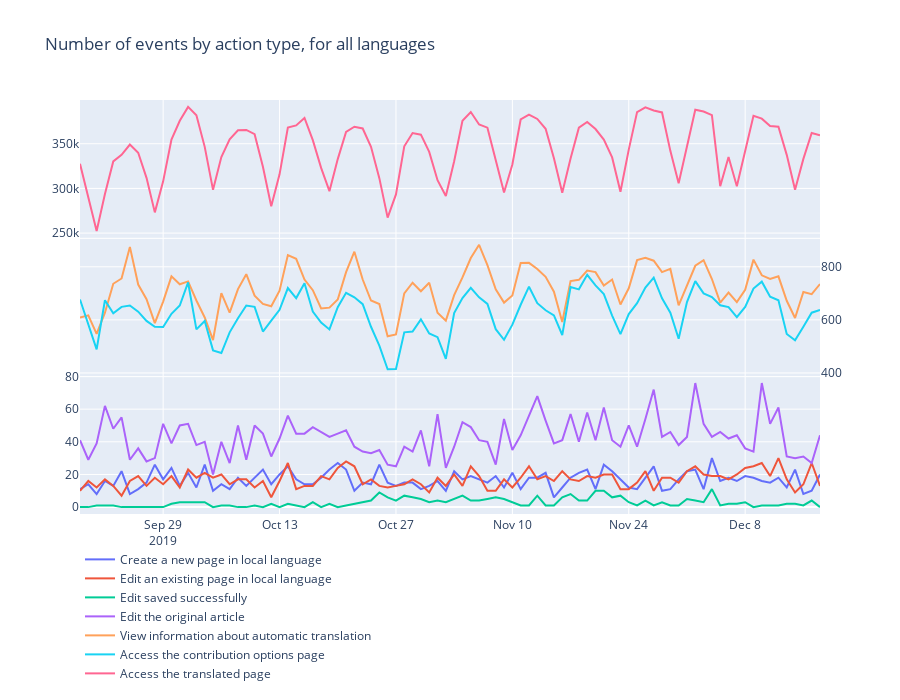

The cell this chart's notebook holds for it:
### Code cell
el_by_action = eventlogging_all.groupby(['date','action'],as_index = False).sum().pivot(index='date',columns='action',values='n_events') \
               .merge(eg_edits.groupby('date', as_index=False)['edits'].sum(), how='left', on='date').fillna(0)
el_by_action.rename(columns={'edits': 'Edit saved successfully'}, inplace=True)
el_by_action = el_by_action.set_index('date')
data = [{'x': el_by_action.index,
    'y': el_by_action[col],
    'name': col
    }  for col in el_by_action.columns.difference(['Access the translated page', 'View information about automatic translation', 'Access the contribution options page'])] \
    + [{'x': el_by_action.index,
    'y': el_by_action[col],
    'name': col,
    'xaxis': 'x2',
    'yaxis': 'y2'
    }  for col in ['View information about automatic translation', 'Access the contribution options page']] \
    + [{'x': el_by_action.index,
    'y': el_by_action['Access the translated page'],
    'name': 'Access the translated page',
    'xaxis': 'x3',
    'yaxis': 'y3'}]
fig = {
    'data': data,
    'layout': {
        'height': 700,
        'xaxis': {'showline':True},
        'xaxis2': {'showticklabels': False, 'anchor':'y2', 'showline':True},
        'xaxis3': {'showticklabels': False, 'anchor':'y3', 'showline':True},
        'yaxis': {'domain': [0, 0.333]},
        'yaxis2': {'domain': [0.333, 0.667], 'side': 'right'}, 
        'yaxis3': {'domain': [0.667, 1]}, 
        'title': {'text': 'Number of events by action type, for all languages'},
        'legend': {'x': 0, 'y': -0.42},
        'hoverlabel': {'namelength' : -1}
    }
}
plotly.offline.iplot(fig)
